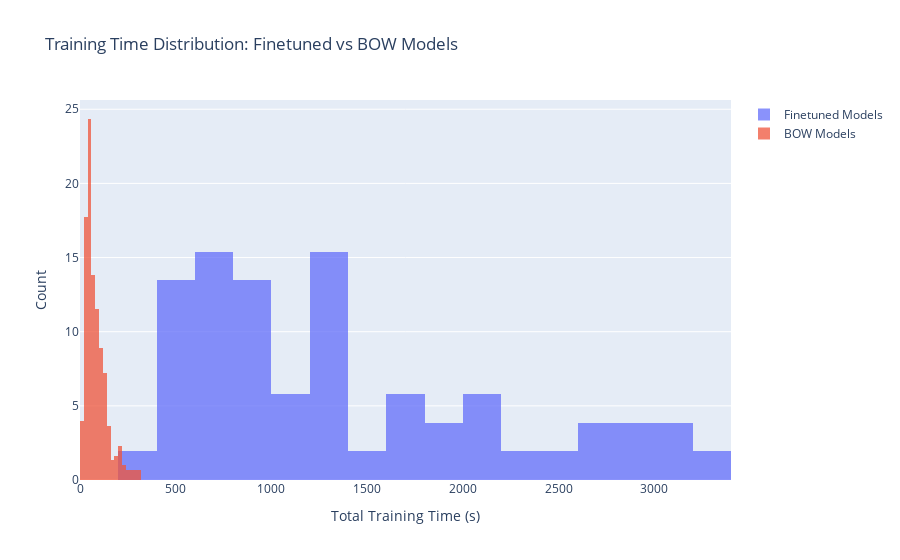

Write notebook code for a chart like this one.
### Markdown cell above
# Timing of different groups of model

### Code cell
# Create histogram comparing timing of finetuned vs non-finetuned models
ft_pipelines = filtered_results[filtered_results["model"].str.contains("_ft", na=False)].copy()
bow_pipelines = filtered_results[filtered_results["featuriser"].isin(["bow_binary", "bow_count", "tf_idf"])].copy()
ft_times = ft_pipelines["total_time"].values
bow_times = bow_pipelines["total_time"].values

fig = go.Figure()
fig.add_trace(go.Histogram(x=ft_times, name="Finetuned Models", histnorm="percent", nbinsx=20))
fig.add_trace(go.Histogram(x=bow_times, name="BOW Models", histnorm="percent", nbinsx=20))

fig.update_layout(
    title="Training Time Distribution: Finetuned vs BOW Models",
    xaxis_title="Total Training Time (s)",
    yaxis_title="Count",
    barmode='overlay'
)

fig.update_traces(opacity=0.75)
fig.write_image(OUTPUT_DIR / f"{dataset}_{config_str}_timing_histogram.{image_ext}")
fig.show()

### Figure 1 — Plotly figure (JSON) as saved in the notebook; plotly's stock layout.template omitted (floating-point values rounded to 4 significant figures; data arrays with more than 128 entries replaced by an {"elided": "..."} marker saying what was removed)
{"data": [{"histnorm": "percent", "name": "Finetuned Models", "nbinsx": 20, "opacity": 0.75, "type": "histogram", "x": [882.8, 1144.0, 1236.0, 814.3, 2700.0, 2190.0, 2665.0, 632.6, 2303.0, 755.7, 1357.0, 717.7, 2012.0, 1195.0, 951.9, 1355.0, 1947.0, 2905.0, 526.9, 1331.0, 1966.0, 899.0, 1284.0, 370.9, 3036.0, 1259.0, 467.8, 2908.0, 1328.0, 785.6, 1644.0, 1496.0, 3067.0, 1306.0, 997.4, 573.1, 1641.0, 531.5, 1184.0, 2572.0, 625.5, 682.2, 2135.0, 645.6, 3289.0, 1656.0, 836.5, 401.8, 641.4, 861.0, 549.8, 557.7]}, {"histnorm": "percent", "name": "BOW Models", "nbinsx": 20, "opacity": 0.75, "type": "histogram", "x": {"elided": "304 float values"}}], "layout": {"barmode": "overlay", "title": {"text": "Training Time Distribution: Finetuned vs BOW Models"}, "xaxis": {"title": {"text": "Total Training Time (s)"}}, "yaxis": {"title": {"text": "Count"}}}}
